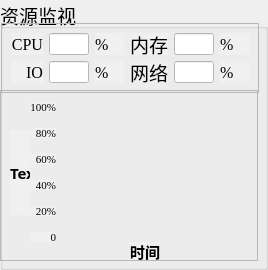
          <widget class="QGroupBox" name="groupBox_2">
           <property name="sizePolicy">
            <sizepolicy hsizetype="Expanding" vsizetype="Expanding">
             <horstretch>0</horstretch>
             <verstretch>0</verstretch>
            </sizepolicy>
           </property>
           <property name="font">
            <font>
             <pointsize>14</pointsize>
            </font>
           </property>
           <property name="title">
            <string>资源监视</string>
           </property>
           <widget class="QFrame" name="frame_15">
            <property name="geometry">
             <rect>
              <x>1</x>
              <y>23</y>
              <width>258</width>
              <height>70</height>
             </rect>
            </property>
            <property name="sizePolicy">
             <sizepolicy hsizetype="Expanding" vsizetype="Expanding">
              <horstretch>0</horstretch>
              <verstretch>0</verstretch>
             </sizepolicy>
            </property>
            <property name="styleSheet">
             <string notr="true">border-width:0px;</string>
            </property>
            <property name="frameShape">
             <enum>QFrame::StyledPanel</enum>
            </property>
            <property name="frameShadow">
             <enum>QFrame::Raised</enum>
            </property>
            <layout class="QGridLayout" name="gridLayout_9" rowstretch="1,1">
             <item row="0" column="0">
              <widget class="QLabel" name="label_36">
               <property name="sizePolicy">
                <sizepolicy hsizetype="Expanding" vsizetype="Expanding">
                 <horstretch>0</horstretch>
                 <verstretch>0</verstretch>
                </sizepolicy>
               </property>
               <property name="font">
                <font>
                 <family>Times New Roman</family>
                 <pointsize>12</pointsize>
                </font>
               </property>
               <property name="styleSheet">
                <string notr="true">background-color:rgb(240,240,240);color:black;border: 0px</string>
               </property>
               <property name="text">
                <string>CPU</string>
               </property>
               <property name="alignment">
                <set>Qt::AlignRight|Qt::AlignTrailing|Qt::AlignVCenter</set>
               </property>
              </widget>
             </item>
             <item row="0" column="1">
              <widget class="MyLineEdit" name="lineEdit_5">
               <property name="sizePolicy">
                <sizepolicy hsizetype="Expanding" vsizetype="Expanding">
                 <horstretch>0</horstretch>
                 <verstretch>0</verstretch>
                </sizepolicy>
               </property>
               <property name="maximumSize">
                <size>
                 <width>40</width>
                 <height>16777215</height>
                </size>
               </property>
               <property name="font">
                <font>
                 <family>Times New Roman</family>
                 <pointsize>12</pointsize>
                </font>
               </property>
               <property name="cursor">
                <cursorShape>IBeamCursor</cursorShape>
               </property>
               <property name="styleSheet">
                <string notr="true">background-color:white;
color:rgb(120,0,0);</string>
               </property>
               <property name="alignment">
                <set>Qt::AlignCenter</set>
               </property>
              </widget>
             </item>
             <item row="0" column="2">
              <widget class="QLabel" name="label_37">
               <property name="sizePolicy">
                <sizepolicy hsizetype="Expanding" vsizetype="Expanding">
                 <horstretch>0</horstretch>
                 <verstretch>0</verstretch>
                </sizepolicy>
               </property>
               <property name="font">
                <font>
                 <family>Times New Roman</family>
                 <pointsize>12</pointsize>
                </font>
               </property>
               <property name="styleSheet">
                <string notr="true">background-color:rgb(240,240,240);color:black;border: 0px</string>
               </property>
               <property name="text">
                <string>%</string>
               </property>
               <property name="alignment">
                <set>Qt::AlignLeading|Qt::AlignLeft|Qt::AlignVCenter</set>
               </property>
              </widget>
             </item>
             <item row="0" column="3">
              <widget class="QLabel" name="label_38">
               <property name="sizePolicy">
                <sizepolicy hsizetype="Expanding" vsizetype="Expanding">
                 <horstretch>0</horstretch>
                 <verstretch>0</verstretch>
                </sizepolicy>
               </property>
               <property name="font">
                <font>
                 <family>华光楷体二_CNKI</family>
                 <pointsize>14</pointsize>
                </font>
               </property>
               <property name="styleSheet">
                <string notr="true">background-color:rgb(240,240,240);color:black;border: 0px</string>
               </property>
               <property name="text">
                <string>内存</string>
               </property>
               <property name="alignment">
                <set>Qt::AlignRight|Qt::AlignTrailing|Qt::AlignVCenter</set>
               </property>
              </widget>
             </item>
             <item row="0" column="4">
              <widget class="MyLineEdit" name="lineEdit_6">
               <property name="maximumSize">
                <size>
                 <width>40</width>
                 <height>16777215</height>
                </size>
               </property>
               <property name="font">
                <font>
                 <family>Times New Roman</family>
                 <pointsize>12</pointsize>
                </font>
               </property>
               <property name="styleSheet">
                <string notr="true">background-color:white;
color:rgb(0,120,0);</string>
               </property>
               <property name="alignment">
                <set>Qt::AlignCenter</set>
               </property>
              </widget>
             </item>
             <item row="0" column="5">
              <widget class="QLabel" name="label_39">
               <property name="sizePolicy">
                <sizepolicy hsizetype="Expanding" vsizetype="Expanding">
                 <horstretch>0</horstretch>
                 <verstretch>0</verstretch>
                </sizepolicy>
               </property>
               <property name="font">
                <font>
                 <family>Times New Roman</family>
                 <pointsize>12</pointsize>
                </font>
               </property>
               <property name="styleSheet">
                <string notr="true">background-color:rgb(240,240,240);color:black;border: 0px</string>
               </property>
               <property name="text">
                <string>%</string>
               </property>
               <property name="alignment">
                <set>Qt::AlignLeading|Qt::AlignLeft|Qt::AlignVCenter</set>
               </property>
              </widget>
             </item>
             <item row="1" column="0">
              <widget class="QLabel" name="label_40">
               <property name="sizePolicy">
                <sizepolicy hsizetype="Expanding" vsizetype="Expanding">
                 <horstretch>0</horstretch>
                 <verstretch>0</verstretch>
                </sizepolicy>
               </property>
               <property name="font">
                <font>
                 <family>Times New Roman</family>
                 <pointsize>12</pointsize>
                </font>
               </property>
               <property name="styleSheet">
                <string notr="true">background-color:rgb(240,240,240);color:black;border: 0px</string>
               </property>
               <property name="text">
                <string>IO</string>
               </property>
               <property name="alignment">
                <set>Qt::AlignRight|Qt::AlignTrailing|Qt::AlignVCenter</set>
               </property>
              </widget>
             </item>
             <item row="1" column="1">
              <widget class="MyLineEdit" name="lineEdit_7">
               <property name="sizePolicy">
                <sizepolicy hsizetype="Expanding" vsizetype="Expanding">
                 <horstretch>0</horstretch>
                 <verstretch>0</verstretch>
                </sizepolicy>
               </property>
               <property name="maximumSize">
                <size>
                 <width>40</width>
                 <height>16777215</height>
                </size>
               </property>
               <property name="font">
                <font>
                 <family>Times New Roman</family>
                 <pointsize>12</pointsize>
                </font>
               </property>
               <property name="styleSheet">
                <string notr="true">background-color:white;
color:rgb(0,0,120);</string>
               </property>
               <property name="alignment">
                <set>Qt::AlignCenter</set>
               </property>
              </widget>
             </item>
             <item row="1" column="2">
              <widget class="QLabel" name="label_41">
               <property name="sizePolicy">
                <sizepolicy hsizetype="Expanding" vsizetype="Expanding">
                 <horstretch>0</horstretch>
                 <verstretch>0</verstretch>
                </sizepolicy>
               </property>
               <property name="font">
                <font>
                 <family>Times New Roman</family>
                 <pointsize>12</pointsize>
                </font>
               </property>
               <property name="styleSheet">
                <string notr="true">background-color:rgb(240,240,240);color:black;border: 0px</string>
               </property>
               <property name="text">
                <string>%</string>
               </property>
               <property name="alignment">
                <set>Qt::AlignLeading|Qt::AlignLeft|Qt::AlignVCenter</set>
               </property>
              </widget>
             </item>
             <item row="1" column="3">
              <widget class="QLabel" name="label_42">
               <property name="sizePolicy">
                <sizepolicy hsizetype="Expanding" vsizetype="Expanding">
                 <horstretch>0</horstretch>
                 <verstretch>0</verstretch>
                </sizepolicy>
               </property>
               <property name="font">
                <font>
                 <family>华光楷体二_CNKI</family>
                 <pointsize>14</pointsize>
                </font>
               </property>
               <property name="styleSheet">
                <string notr="true">background-color:rgb(240,240,240);color:black;border: 0px</string>
               </property>
               <property name="text">
                <string>网络</string>
               </property>
               <property name="alignment">
                <set>Qt::AlignRight|Qt::AlignTrailing|Qt::AlignVCenter</set>
               </property>
              </widget>
             </item>
             <item row="1" column="4">
              <widget class="MyLineEdit" name="lineEdit_8">
               <property name="maximumSize">
                <size>
                 <width>40</width>
                 <height>16777215</height>
                </size>
               </property>
               <property name="font">
                <font>
                 <family>Times New Roman</family>
                 <pointsize>12</pointsize>
                </font>
               </property>
               <property name="styleSheet">
                <string notr="true">background-color:white;
color:rgb(120,120,0);</string>
               </property>
               <property name="alignment">
                <set>Qt::AlignCenter</set>
               </property>
              </widget>
             </item>
             <item row="1" column="5">
              <widget class="QLabel" name="label_43">
               <property name="sizePolicy">
                <sizepolicy hsizetype="Expanding" vsizetype="Expanding">
                 <horstretch>0</horstretch>
                 <verstretch>0</verstretch>
                </sizepolicy>
               </property>
               <property name="font">
                <font>
                 <family>Times New Roman</family>
                 <pointsize>12</pointsize>
                </font>
               </property>
               <property name="styleSheet">
                <string notr="true">background-color:rgb(240,240,240);color:black;border: 0px</string>
               </property>
               <property name="text">
                <string>%</string>
               </property>
               <property name="alignment">
                <set>Qt::AlignLeading|Qt::AlignLeft|Qt::AlignVCenter</set>
               </property>
              </widget>
             </item>
            </layout>
           </widget>
           <widget class="QFrame" name="frame_16">
            <property name="geometry">
             <rect>
              <x>0</x>
              <y>90</y>
              <width>258</width>
              <height>171</height>
             </rect>
            </property>
            <property name="sizePolicy">
             <sizepolicy hsizetype="Expanding" vsizetype="Expanding">
              <horstretch>0</horstretch>
              <verstretch>0</verstretch>
             </sizepolicy>
            </property>
            <property name="styleSheet">
             <string notr="true">border-width:0px;</string>
            </property>
            <property name="frameShape">
             <enum>QFrame::StyledPanel</enum>
            </property>
            <property name="frameShadow">
             <enum>QFrame::Raised</enum>
            </property>
            <widget class="QLabel" name="label_46">
             <property name="geometry">
              <rect>
               <x>130</x>
               <y>152</y>
               <width>30</width>
               <height>18</height>
              </rect>
             </property>
             <property name="font">
              <font>
               <family>华光楷体二_CNKI</family>
               <pointsize>11</pointsize>
               <weight>75</weight>
               <bold>true</bold>
              </font>
             </property>
             <property name="styleSheet">
              <string notr="true">background-color:rgb(240,240,240);color:black;border: 0px</string>
             </property>
             <property name="text">
              <string>时间</string>
             </property>
            </widget>
            <widget class="QLabel" name="label_45">
             <property name="geometry">
              <rect>
               <x>30</x>
               <y>116</y>
               <width>26</width>
               <height>10</height>
              </rect>
             </property>
             <property name="font">
              <font>
               <family>Times New Roman</family>
               <pointsize>8</pointsize>
               <weight>50</weight>
               <bold>false</bold>
              </font>
             </property>
             <property name="styleSheet">
              <string notr="true">background-color:rgb(240,240,240);color:black;border: 0px</string>
             </property>
             <property name="text">
              <string>20%</string>
             </property>
             <property name="alignment">
              <set>Qt::AlignRight|Qt::AlignTrailing|Qt::AlignVCenter</set>
             </property>
            </widget>
            <widget class="QLabel" name="label_44">
             <property name="geometry">
              <rect>
               <x>10</x>
               <y>40</y>
               <width>20</width>
               <height>85</height>
              </rect>
             </property>
             <property name="sizePolicy">
              <sizepolicy hsizetype="Preferred" vsizetype="Expanding">
               <horstretch>0</horstretch>
               <verstretch>0</verstretch>
              </sizepolicy>
             </property>
             <property name="font">
              <font>
               <family>华光楷体二_CNKI</family>
               <pointsize>11</pointsize>
               <weight>75</weight>
               <bold>true</bold>
              </font>
             </property>
             <property name="styleSheet">
              <string notr="true">background-color:rgb(240,240,240);color:black;border: 0px</string>
             </property>
             <property name="text">
              <string>TextLabel</string>
             </property>
             <property name="wordWrap">
              <bool>true</bool>
             </property>
            </widget>
            <widget class="QLabel" name="label_47">
             <property name="geometry">
              <rect>
               <x>30</x>
               <y>90</y>
               <width>26</width>
               <height>10</height>
              </rect>
             </property>
             <property name="font">
              <font>
               <family>Times New Roman</family>
               <pointsize>8</pointsize>
               <weight>50</weight>
               <bold>false</bold>
              </font>
             </property>
             <property name="styleSheet">
              <string notr="true">background-color:rgb(240,240,240);color:black;border: 0px</string>
             </property>
             <property name="text">
              <string>40%</string>
             </property>
             <property name="alignment">
              <set>Qt::AlignRight|Qt::AlignTrailing|Qt::AlignVCenter</set>
             </property>
            </widget>
            <widget class="QLabel" name="label_48">
             <property name="geometry">
              <rect>
               <x>30</x>
               <y>142</y>
               <width>26</width>
               <height>10</height>
              </rect>
             </property>
             <property name="font">
              <font>
               <family>Times New Roman</family>
               <pointsize>8</pointsize>
               <weight>50</weight>
               <bold>false</bold>
              </font>
             </property>
             <property name="styleSheet">
              <string notr="true">background-color:rgb(240,240,240);color:black;border: 0px</string>
             </property>
             <property name="text">
              <string>0</string>
             </property>
             <property name="alignment">
              <set>Qt::AlignRight|Qt::AlignTrailing|Qt::AlignVCenter</set>
             </property>
            </widget>
            <widget class="QLabel" name="label_49">
             <property name="geometry">
              <rect>
               <x>30</x>
               <y>12</y>
               <width>26</width>
               <height>10</height>
              </rect>
             </property>
             <property name="font">
              <font>
               <family>Times New Roman</family>
               <pointsize>8</pointsize>
               <weight>50</weight>
               <bold>false</bold>
              </font>
             </property>
             <property name="styleSheet">
              <string notr="true">background-color:rgb(240,240,240);color:black;border: 0px</string>
             </property>
             <property name="text">
              <string>100%</string>
             </property>
             <property name="alignment">
              <set>Qt::AlignRight|Qt::AlignTrailing|Qt::AlignVCenter</set>
             </property>
            </widget>
            <widget class="QLabel" name="label_50">
             <property name="geometry">
              <rect>
               <x>30</x>
               <y>38</y>
               <width>26</width>
               <height>10</height>
              </rect>
             </property>
             <property name="font">
              <font>
               <family>Times New Roman</family>
               <pointsize>8</pointsize>
               <weight>50</weight>
               <bold>false</bold>
              </font>
             </property>
             <property name="styleSheet">
              <string notr="true">background-color:rgb(240,240,240);color:black;border: 0px</string>
             </property>
             <property name="text">
              <string>80%</string>
             </property>
             <property name="alignment">
              <set>Qt::AlignRight|Qt::AlignTrailing|Qt::AlignVCenter</set>
             </property>
            </widget>
            <widget class="QLabel" name="label_51">
             <property name="geometry">
              <rect>
               <x>30</x>
               <y>64</y>
               <width>26</width>
               <height>10</height>
              </rect>
             </property>
             <property name="font">
              <font>
               <family>Times New Roman</family>
               <pointsize>8</pointsize>
               <weight>50</weight>
               <bold>false</bold>
              </font>
             </property>
             <property name="styleSheet">
              <string notr="true">background-color:rgb(240,240,240);color:black;border: 0px</string>
             </property>
             <property name="text">
              <string>60%</string>
             </property>
             <property name="alignment">
              <set>Qt::AlignRight|Qt::AlignTrailing|Qt::AlignVCenter</set>
             </property>
            </widget>
           </widget>
          </widget>
